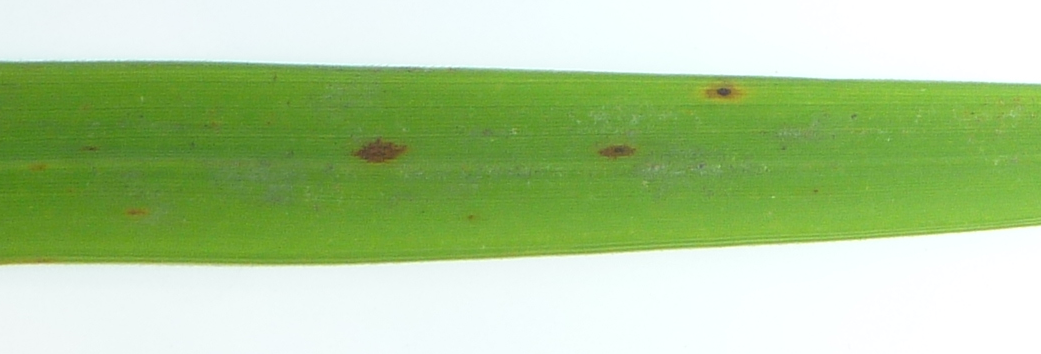
#> input picture Basic/leaf.tif, 1041 x 354 px
$ python basic.py
#> lines starting #> are read from the running program, lines starting #| are printed output that depends on the picture; after the words box and inside, x2 and y2 are one past the last pixel; in counts of white or black regions, pixels touching at a corner belong together
# -*- coding: utf-8 -*-

# ライブラリ読み込み
import numpy as np
import matplotlib.pyplot as plt
import cv2 as cv

# グレースケール
img = cv.imread("leaf.tif") #画像読み込み
#> img is the input picture: shape (354, 1041, 3); mean B, G, R 150.6, 203, 174.4
img1 = cv.cvtColor(img, cv.COLOR_BGR2GRAY)
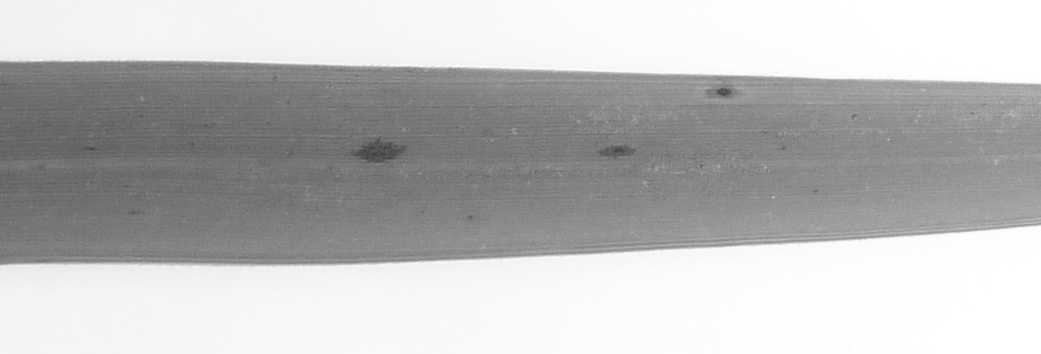
#> img1: shape (354, 1041); min 64, max 255, mean 188.5
cv.imwrite("gray.tif", img1)

# 二値化
img2 = img1.copy()
threshold = 150
ret, img2 = cv.threshold(img2, threshold, 255, cv.THRESH_BINARY)
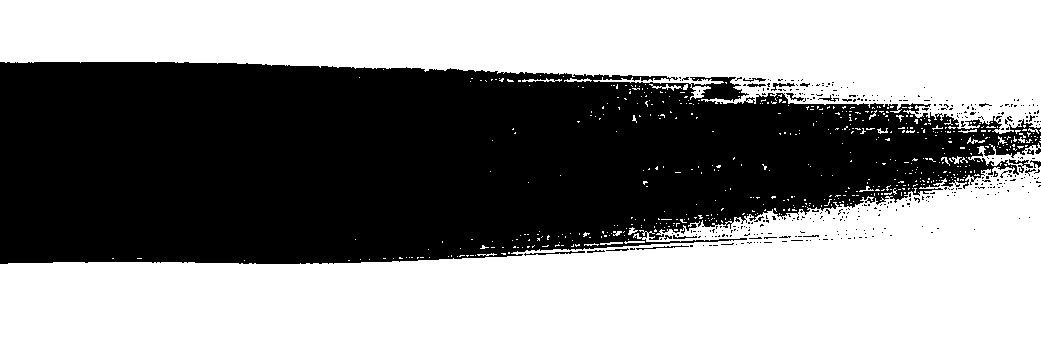
#> img2: shape (354, 1041); 56.2% white; 373 black regions (352 under 20 px), largest, box (x1, y1, x2, y2) and area: (0, 62, 1041, 264) 159477, (1009, 159, 1033, 173) 102, (524, 251, 585, 256) 97
#> ret = 150
cv.imwrite("mono.tif", img2)

# HSV変換
img3 = img.copy()
img_hsv = cv.cvtColor(img3, cv.COLOR_BGR2HSV)
#> img_hsv: shape (354, 1041, 3); mean H, S, V 60.8, 89, 203.2
cv.imwrite("leaf_hsv.tif", img3)

# Lab変換
img4 = img.copy()
img_lab = cv.cvtColor(img4, cv.COLOR_BGR2Lab)
#> img_lab: shape (354, 1041, 3); mean of channels 0, 1, 2 199.9, 109.8, 151.4
cv.imwrite("leaf_lab.tif", img4)

# ガウジアンフィルタ
img5 = img.copy()
img5 = cv.GaussianBlur(img5, ksize=(3,3), sigmaX=1.3)
cv.imwrite("leaf_gaussian.tif", img5)

# メディアンフィルタ
img6 = img.copy()
img6 = cv.medianBlur(img6, ksize=3)
cv.imwrite("leaf_median.jpg", img6)

# matplotlibを用いてヒストグラムを表示
img = cv.imread("leaf.tif").astype(np.float64)
plt.hist(img.ravel(), bins=255, rwidth=0.8, range=(0, 255))
plt.savefig("hist.png")
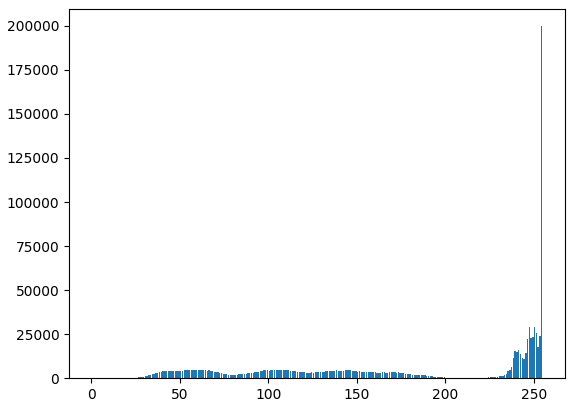
#> figure drawn by matplotlib, 1 panel; tallest bar 199808 high, from x = 254.1 to 254.9

# 最近傍補間で画像拡大
img = cv.imread("leaf.tif") #画像読み込み
img7 = img.copy()
img7 = cv.resize(img7, (int(img7.shape[1]*1.5), int(img7.shape[0]*1.5)), interpolation=cv.INTER_NEAREST)
cv.imwrite("leaf_big.jpg", img7)
